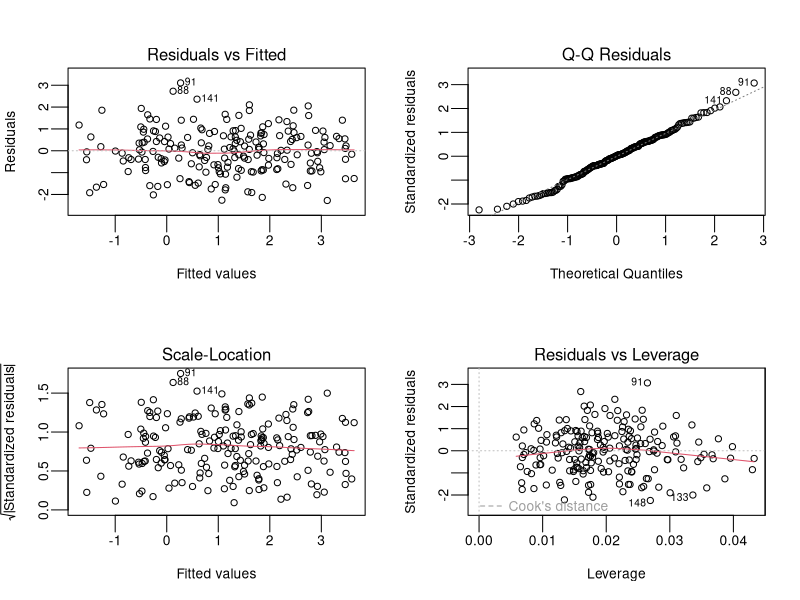
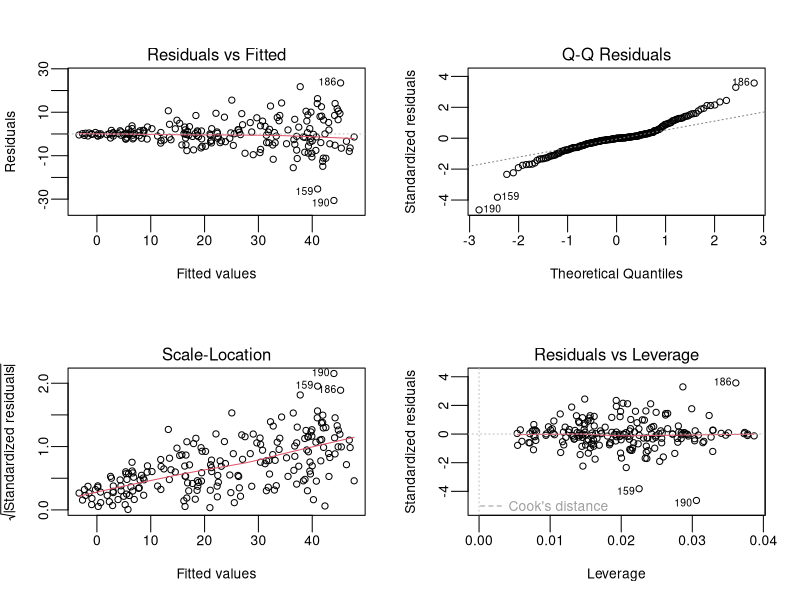
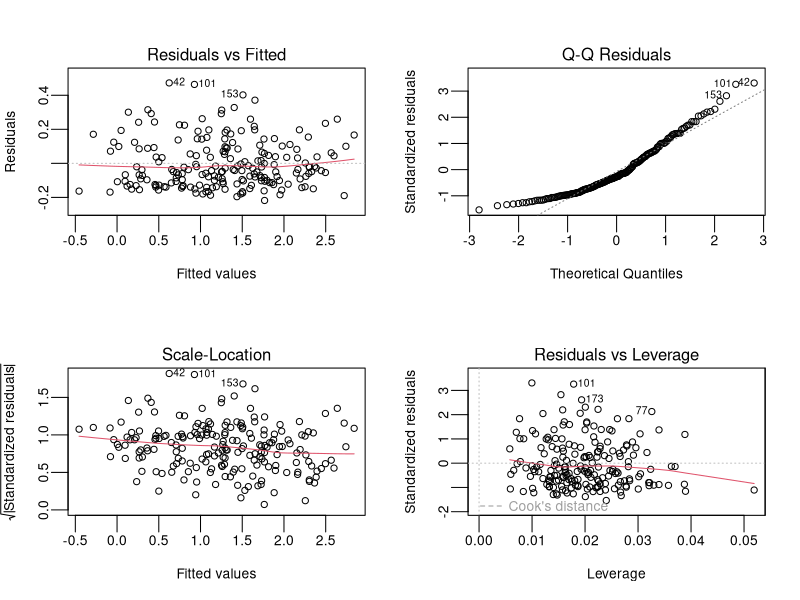
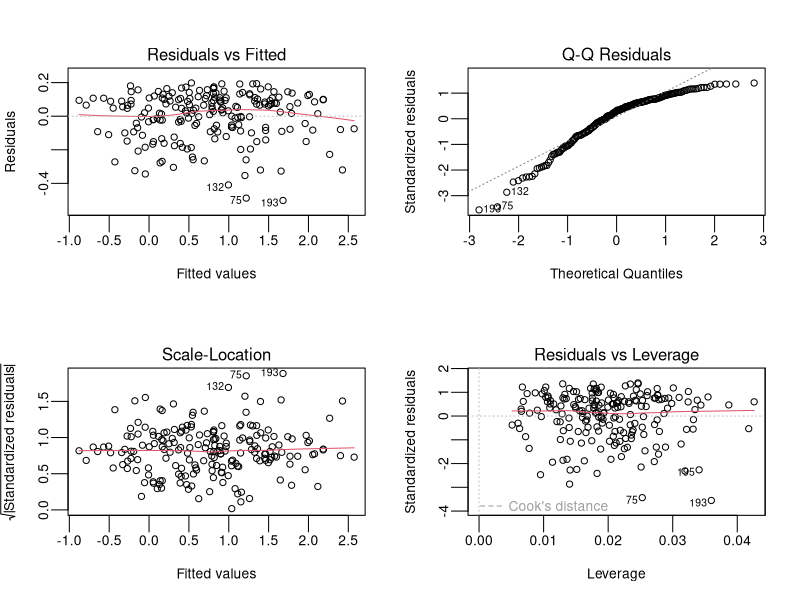
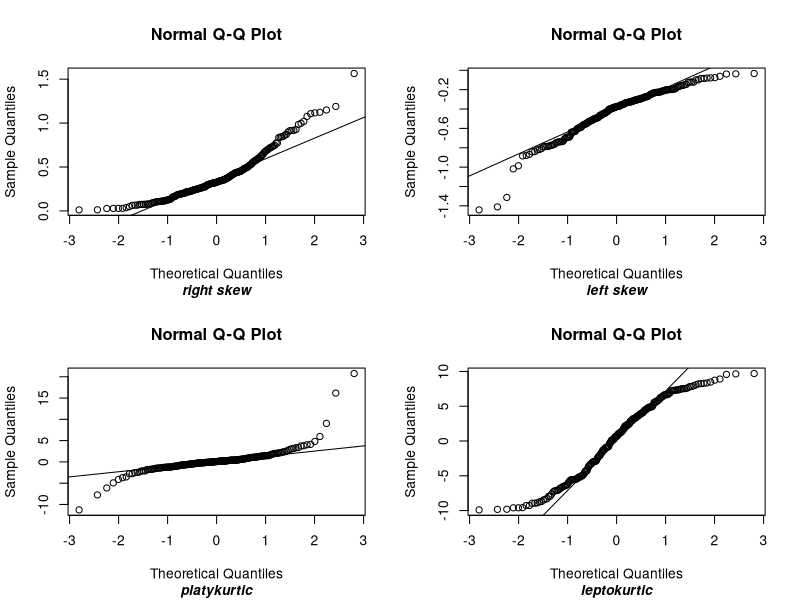
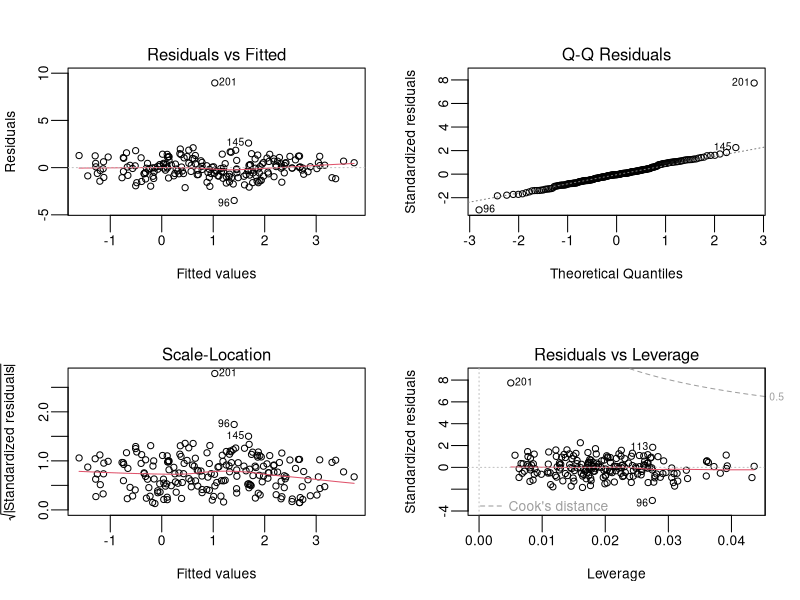
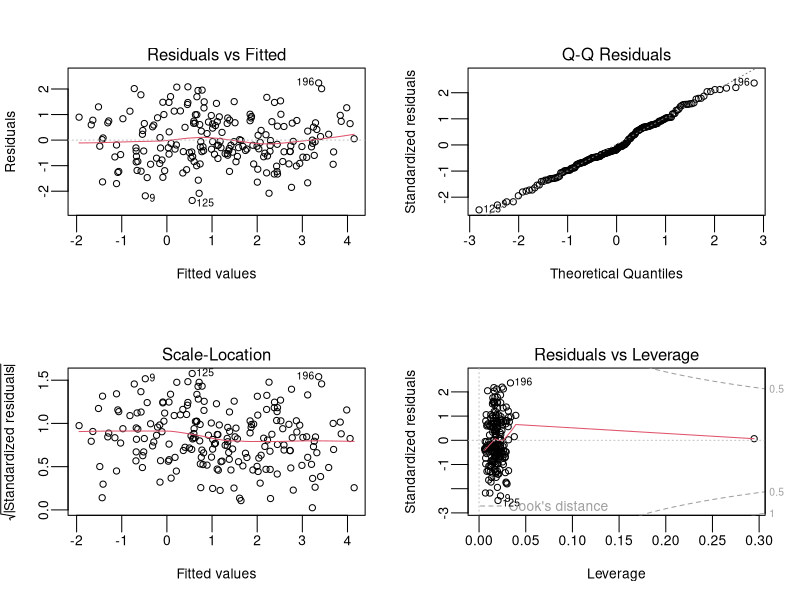
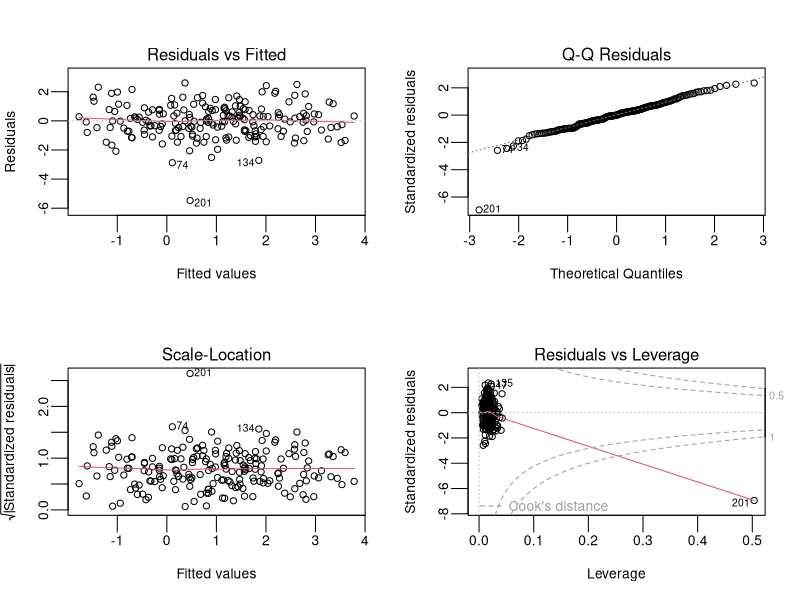

Source code (R) for these figures, in order:
## ---- chunk 1
set.seed(0)

N <- 200 #number of samples
## ---- chunk 2
par(mfrow = c(2, 2), tcl=-1)

x1 <- runif(N)
x2 <- runif(N)
x3 <- runif(N)

y <- 0.1*x1 - 2*x2 + 4*x3 + rnorm(N) #normal noises

l <- lm(y ~ x1 + x2 + x3)

plot(l)
## ---- chunk 3
par(mfrow = c(2, 2), tcl=-1)

x1 <- runif(N)
x2 <- runif(N)
x3 <- sort(runif(N))

y <- x1 - 5*x2 + 50*x3 + 10 * x3 * rnorm(N) #normal noises with heteroscedasticity

l <- lm(y ~ x1 + x2 + x3)

plot(l)
## ---- chunk 4
par(mfrow = c(2, 2), tcl=-1)

x1 <- runif(N)
x2 <- runif(N)
x3 <- sort(runif(N))

y <- x1 - x2 + 2*x3 + rgamma(N, 2, 10) #right skew

l <- lm(y ~ x1 + x2 + x3)

plot(l)
## ---- chunk 5
par(mfrow = c(2, 2), tcl=-1)

x1 <- runif(N)
x2 <- runif(N)
x3 <- sort(runif(N))

y <- x1 - x2 + 2*x3 - rgamma(N, 2, 10) #left skew

l <- lm(y ~ x1 + x2 + x3)

plot(l)
## ---- chunk 6
par(mfrow = c(2, 2), tcl=-0.5)

y <- rgamma(N, 2, 5)
qqnorm(y)
qqline(y)
title(sub = "right skew", font.sub = 4)

y <- -rgamma(N, 2, 5)
qqnorm(y)
qqline(y)
title(sub = "left skew", font.sub = 4)

y <- rt(N, 2)
qqnorm(y)
qqline(y)
title(sub = "platykurtic", font.sub = 4)

y <- runif(N, -10, 10)
qqnorm(y)
qqline(y)
title(sub = "leptokurtic", font.sub = 4)
## ---- chunk 7
par(mfrow = c(2, 2), tcl=-1)

x1 <- runif(N)
x2 <- runif(N)
x3 <- sort(runif(N))

y <- 0.1*x1 - 2*x2 + 4*x3 + rnorm(N) #normal noises
print(l$coefficients)

# outlier (not following general trend)
y <- c(y, 10)
x1 <- c(x1, 0.5)
x2 <- c(x2, 0.5)
x3 <- c(x3, 0.5)

l <- lm(y ~ x1 + x2 + x3)
print(l$coefficients)

plot(l)
## ---- chunk 8
par(mfrow = c(2, 2), tcl=-1)

x1 <- runif(N)
x2 <- runif(N)
x3 <- sort(runif(N))

y <- 0.1*x1 - 2*x2 + 4*x3 + rnorm(N) #normal noises
print(l$coefficients)

# high leverage point (far from explanatory variable distribution cluster)
x1 <- c(x1, 2)
x2 <- c(x2, 2)
x3 <- c(x3, 2)
y <- c(y, 0.1*2 - 2*2 + 4*2)

l <- lm(y ~ x1 + x2 + x3)
print(l$coefficients)

plot(l)
## ---- chunk 9
par(mfrow = c(2, 2), tcl=-1)

x1 <- runif(N)
x2 <- runif(N)
x3 <- sort(runif(N))

y <- 0.1*x1 - 2*x2 + 4*x3 + rnorm(N) #normal noises

l <- lm(y ~ x1 + x2 + x3)
print(l$coefficients)

# high leverage point and outlier
x1 <- c(x1, 3)
x2 <- c(x2, 3)
x3 <- c(x3, 3)
y <- c(y, -5)

l <- lm(y ~ x1 + x2 + x3)
print(l$coefficients)

plot(l)
